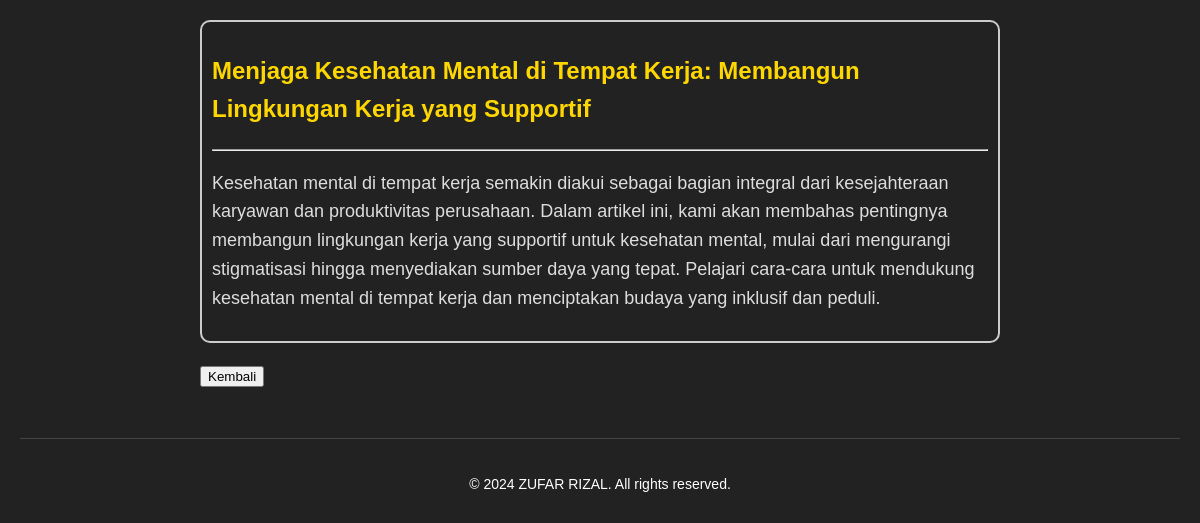
The app's page /article.php?id=16 with its own data.
### tables this page shows
CREATE TABLE `articles` (
  `id` int(11) NOT NULL,
  `title` varchar(255) NOT NULL,
  `content` text NOT NULL,
  `created_at` timestamp NOT NULL DEFAULT current_timestamp()
);

### article.php (the view, shortened to what this page needs)
<!DOCTYPE html>
<html lang="en">
<head>
    <link rel="stylesheet" href="style.css">
</head>
<body>
    <div class="container">
        <?php
        $servername = "localhost";
        $username = "root";
        $password = "";
        $dbname = "articles";
        $conn = new mysqli($servername, $username, $password, $dbname);
        if (isset($_GET['id']) && !empty($_GET['id'])) {
            $article_id = $_GET['id'];
            $sql = "SELECT * FROM articles WHERE id = $article_id";
            $result = $conn->query($sql);
            if ($result->num_rows > 0) {
                $row = $result->fetch_assoc();
                echo "<div class='post'>";
                echo "<h2>" . $row["title"] . "</h2>";
                echo "<hr/>";
                echo "<p>" . $row["content"] . "</p>";
                echo "</div>";
                echo "<a href='index.php'><button>Kembali</button></a>";
            } else {
                echo "Artikel tidak ditemukan.";
            }
        } else {
            echo "ID artikel tidak valid.";
        }
        ?>
    </div>
    <footer>
        <p>© 2024 ZUFAR RIZAL. All rights reserved.</p>
    </footer>
</body>
</html>

### style.css (style rules this page uses)
body { font-family: Arial, sans-serif; background-color: #222; color: #fff; padding: 20px; margin: 0; line-height: 1.6; }
.container { max-width: 800px; margin: auto; }
h2 { font-size: 24px; }
p { font-size: 18px; }
.post { border: 2px solid #ccc; border-radius: 10px; padding: 10px; margin-bottom: 20px; }
.post h2 { color: #ffd700; }
.post p { color: #ddd; }
footer { text-align: center; margin-top: 50px; padding-top: 20px; border-top: 1px solid #444; }
footer p { font-size: 14px; }

### records on screen
articles: title "Menjaga Kesehatan Mental di Tempat Kerja: Membangun Lingkungan Kerja yang Supportif", content "Kesehatan mental di tempat kerja semakin diakui sebagai bagian integral dari kesejahteraan karyawan dan produktivitas perusahaan. Dalam artikel ini, kami akan membahas pentingnya membangun lingkungan kerja yang supportif untuk kesehatan mental, mulai dari mengurangi stigmatisasi hingga menyediakan sumber daya yang tepat. Pelajari cara-cara untuk mendukung kesehatan mental di tempat kerja dan menciptakan budaya yang inklusif dan peduli."
